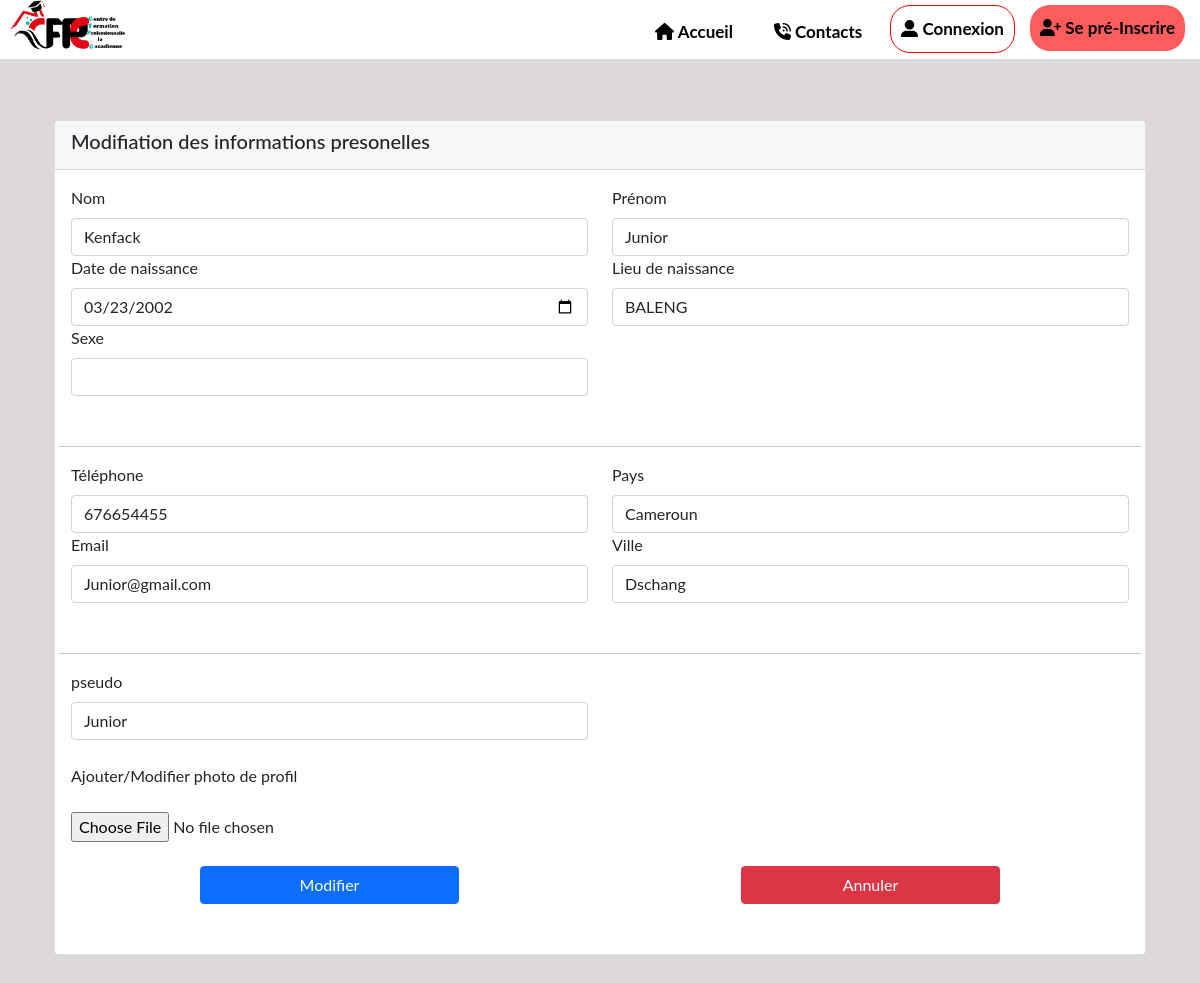
The app's page /Projet/compte_edit.php?id=2 with its own data.
### tables this page shows
CREATE TABLE `etudiant` (
  `id` int(10) NOT NULL,
  `Nom` varchar(30) NOT NULL,
  `Prénom` varchar(30) NOT NULL,
  `datedenaissance` date NOT NULL,
  `Lieu` varchar(255) NOT NULL,
  `Sexe` varchar(10) NOT NULL,
  `pays` varchar(255) NOT NULL,
  `Ville` varchar(255) NOT NULL,
  `nomP` varchar(255) NOT NULL,
  `numP` int(9) NOT NULL,
  `villeP` varchar(255) NOT NULL,
  `telephone` int(9) NOT NULL,
  `email` varchar(255) NOT NULL,
  `Formation` varchar(255) NOT NULL,
  `Diplome` varchar(255) NOT NULL,
  `Annee` varchar(255) NOT NULL,
  `pseudo` varchar(100) NOT NULL,
  `motdepasse` varchar(100) NOT NULL,
  `tof` varchar(255) NOT NULL
);

### Projet/compte_edit.php (the view, shortened to what this page needs)
<?php
$bdd = new PDO('mysql:host=localhost;dbname=projet1', 'root', '');
if (isset($_GET['id']) and $_GET['id'] > 0) {
	$getid = intval($_GET['id']);
	$requser = $bdd->prepare('SELECT * FROM etudiant WHERE id = ?');
	$requser->execute(array($getid));
	$userinfo = $requser->fetch();
	?>
	<!DOCTYPE html>
	<html lang="en">
	<head>
		<link href="vendor/bootstrap.min.css" rel="stylesheet">
		<link href="vendor/all.min.css" rel="stylesheet">
		<link rel="stylesheet" href="css/page style.css">
	</head>
	<body>
		<?php
		require "navbar.php";
		?>
		<br><br><br><br><br>
		<div class="container">
			<div class="container-fluid">
				<div class="row">
					<div class="col-xl-12 col-xxl-12 col-sm-12">
						<div class="card">
							<div class="card-header">
								<h5 class="card-title">Modifiation des informations presonelles</h5>
							</div>
							<div class="card-body">
								<form action="#" method="post">
									<div class="row">
										<div class="col-lg-6 col-md-6 col-sm-12">
											<div class="form-group">
												<label class="form-label">Nom</label>
												<input type="text" class="form-control"
													value="<?php echo $userinfo['Nom']; ?>" name="nom">
											</div>
										</div>
										<div class="col-lg-6 col-md-6 col-sm-12">
											<div class="form-group">
												<label class="form-label">Prénom</label>
												<input type="text" class="form-control"
													value="<?php echo $userinfo['Prénom']; ?>" name="prénom">
											</div>
										</div>
										<div class="col-lg-6 col-md-6 col-sm-12">
											<div class="form-group">
												<label class="form-label">Date de naissance </label>
												<input type="date" class="form-control"
													value="<?php echo $userinfo['datedenaissance']; ?>" name="date">
											</div>
										</div>
										<div class="col-lg-6 col-md-6 col-sm-12">
											<div class="form-group">
												<label class="form-label">Lieu de naissance</label>
												<input name="lieu" class="datepicker-default form-control" id="datepicker"
													value="<?php echo $userinfo['Lieu']; ?>">
											</div>
										</div>
										<div class="col-lg-6 col-md-6 col-sm-12">
											<div class="form-group">
												<label class="form-label">Sexe</label>
												<select class="form-control" name="sexe"
													value="<?php echo $userinfo['Sexe']; ?>">
													<option value=""></option>
													<option value="Masculin">Masculin</option>
												</select>
											</div>
										</div>
										<br><br><br><br><br>
										<hr>
										<div class="col-lg-6 col-md-6 col-sm-12">
											<div class="form-group">
												<label class="form-label">Téléphone</label>
												<input type="text" class="form-control"
													value="<?php echo $userinfo['telephone']; ?>" name="phone">
											</div>
										</div>
										<div class="col-lg-6 col-md-6 col-sm-12">
											<div class="form-group">
												<label class="form-label">Pays</label>
												<input type="text" class="form-control"
													value="<?php echo $userinfo['pays']; ?>" name="pays">
											</div>
										</div>
										<div class="col-lg-6 col-md-6 col-sm-12">
											<div class="form-group">
												<label class="form-label">Email</label>
												<input type="text" class="form-control"
													value="<?php echo $userinfo['email']; ?>" name="email">
											</div>
										</div>
										<div class="col-lg-6 col-md-6 col-sm-12">
											<div class="form-group">
												<label class="form-label">Ville</label>
												<input type="text" class="form-control"
													value="<?php echo $userinfo['Ville']; ?>" name="ville">
											</div>
										</div>
										<br><br><br><br><br>
										<hr>
										<div class="col-lg-6 col-md-6 col-sm-12">
											<div class="form-group">
												<label class="form-label">pseudo</label>
												<input type="text" class="form-control"
													value="<?php echo $userinfo['pseudo']; ?>" name="pseudo">
											</div>
										</div>
										<div class="col-lg-12 col-md-12 col-sm-12">
											<br>
											<label for="">Ajouter/Modifier photo de profil</label>
											<div class="form-group fallback w-100">
												<br>
												<input type="file" class="dropify" name="tof"
													accept="<?php echo $userinfo['tof']; ?>"
													value="<?php echo $userinfo['tof']; ?>">
												<br>
												<br>
											</div>
										</div>
										<br>
										<br>
										<br>
										<div class="col-lg-6 col-md-12 col-sm-12">
											<center><button type="submit" class="btn btn-primary w-50"
													name="modifier">Modifier</button></center>
										</div>
										<br>
										<br>
										<br>
										<div class="col-lg-6 col-md-12 col-sm-12">
											<center> <button type="submit" class="btn btn-danger w-50"
													name="cancel">Annuler</button></center>
										</div>
										<br>
										<br>
										<br>
									</div>
								</form>
							</div>
						</div>
					</div>
				</div>
			</div>
		</div>
		<br>
		<br>
		<br>
	</body>
	</html>
	<?php
}
?>

### Projet/css/page style.css (style rules this page uses)
* { margin: 0; padding: 0; box-sizing: border-box; }
body { font-family: "lato" , sans-serif; background: #ccc7c7a9; }

### records on screen
etudiant: nom "Kenfack", prénom "Junior", date "03/23/2002", lieu "BALENG", phone "676654455", pays "Cameroun", email "Junior@gmail.com", ville "Dschang", pseudo "Junior"
